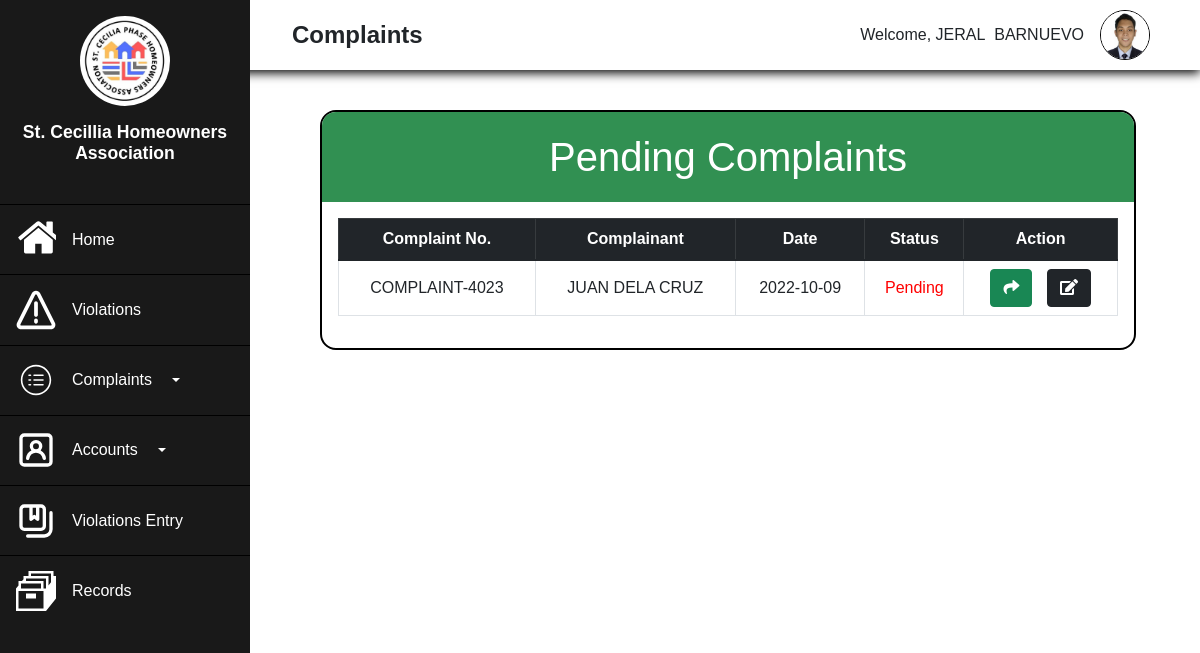
The page /Admin/Admin-Complaint.php (signed in) on the database its author committed.
### tables this page shows
CREATE TABLE `complaint` (
  `Complaint_ID` int(11) NOT NULL,
  `homeownersID` int(11) DEFAULT NULL,
  `adminID` int(11) DEFAULT NULL,
  `Complaint_No` varchar(255) NOT NULL,
  `Complainant_Name` varchar(255) NOT NULL,
  `Complaint_Details` text NOT NULL,
  `Address` varchar(255) NOT NULL,
  `ContactNo` varchar(255) NOT NULL,
  `Attachment` varchar(255) NOT NULL,
  `Date` date NOT NULL DEFAULT current_timestamp(),
  `Status` varchar(255) NOT NULL,
  `Remarks` text NOT NULL,
  `forward_status` text NOT NULL
);

### Admin/Admin-Complaint.php (the view, shortened to what this page needs)
<?php
    require('../connection.php');
?>
<!DOCTYPE html>
<html lang="en">
<head>
    <link rel="stylesheet" href="https://use.fontawesome.com/releases/v5.15.4/css/all.css">
    <link rel="stylesheet" href="realtime.css">
    <link href="https://cdn.jsdelivr.net/npm/bootstrap@5.1.3/dist/css/bootstrap.min.css" rel="stylesheet">
    <link rel="stylesheet" href="Admin-Complaint.css">
    <link rel="stylesheet" type="text/css" href="https://cdnjs.cloudflare.com/ajax/libs/twitter-bootstrap/5.1.3/css/bootstrap.min.css"/>
    <link rel="stylesheet" type="text/css" href="https://cdn.datatables.net/v/bs5/jszip-2.5.0/dt-1.12.1/b-2.2.3/b-colvis-2.2.3/b-html5-2.2.3/b-print-2.2.3/datatables.min.css"/>
</head>
<body>
<?php
    if(!empty($_SESSION['Admin_ID'])){
        $AdminID=$_SESSION['Admin_ID'];
        $result=mysqli_query($conn, "SELECT*FROM admin WHERE Admin_ID='$AdminID'");
        $row=mysqli_fetch_assoc($result);
    }
?>
    <div class="main">
    <div class="side">
        <div class="logo">
            <img src="../Assets/logo.jpg" alt="" width="90px">
            <h2>St. Cecillia Homeowners Association</h2>
        </div>
        <div class="button">
            <ul class="side-button">
                <a href="Admin-Dashboard.php"><button class="buttn">
                    <p>Home</p>
                </button></a>
                <a href="Admin-Violations.php"><button class="buttn">
                    <p>Violations</p>
                </button></a>
                <button type="button" class="buttn buttn-primary dropdown-toggle" data-bs-toggle="dropdown">
                    <p>Complaints</p>
                </button>
                <button type="button" class="buttn buttn-primary dropdown-toggle" data-bs-toggle="dropdown">
                    <p>Accounts</p>
                </button>
                <a href="Violation-Entry.php"><button class="buttn">
                    <p>Violations Entry</p>
                </button></a>
                <a href="Admin-Records.php"><button class="buttn">
                    <svg xmlns="http://www.w3.org/2000/svg" width="16" height="16" viewBox="0 0 16 16"><path fill="#fffff" d="M4 9h4v2H4V9z"/><path fill="#fffff" d="M16 2h-1V0H5v2H3v1.25L2.4 4H1v1.75L0 7v9h12l4-5V2zM2 5h8v2H2V5zm9 10H1V8h10v7zm1-8h-1V4H4V3h8v4zm2-2.5l-1 1.25V2H6V1h8v3.5z"/></svg><p>Records</p>
                </button></a>
            </ul>
        </div>
    </div>
    <div class="top">
        <div class="burger">
            <p>Complaints</p>
        </div>
        <div class="profile">
        <div class="welcome"><p>Welcome, <?php echo $row['FirstName'], "&nbsp;&nbsp;",$row['LastName']; ?></p></div>
        <div class="image" onclick="Dropmenu();">
                <img src="admin-imgs/<?php echo $row['Image_Profile']; ?>" alt="" width="50px">
            </div>
        </div>
    </div>
    <div class="body">
        <div class="container1">
            <div class="title"><h1>Pending Complaints</h1></div>
            <div class="table-complaint">
            <table class="table table-bordered table-hover table-responsive" id="Mytable" style="padding:0;">
                <thead class="table-dark head">
                    <tr>
                    <th class="text-center">Complaint No.</th>
                    <th class="text-center">Complainant</th>
                    <th class="text-center">Date</th>
                    <th class="text-center">Status</th>
                    <th class="text-center">Action</th>
                    </tr>
                </thead>
                <?php
        if(!empty($_SESSION['Admin_ID'])){
        $query=mysqli_query($conn,"SELECT complaint.Complaint_ID, complaint.Complaint_No, complaint.Complainant_Name, complaint.Complaint_Details,complaint.Address,
        complaint.ContactNo, complaint.Address, complaint.Date, complaint.Status, complaint.forward_status, homeowners.First_Name,homeowners.Last_Name FROM complaint INNER JOIN homeowners
        ON complaint.homeownersID=homeowners.Homeowners_ID WHERE (complaint.Status='Pending' or complaint.Status='In Process') and complaint.forward_status='' ORDER BY complaint.Complaint_ID DESC");
        while($row1=mysqli_fetch_assoc($query)){
        ?>
                <tbody>
                    <tr>
                    <td  data-bs-toggle="modal" data-bs-target="#viewdetails<?php echo $row1['Complaint_ID'] ?>" style="cursor:pointer;"><?php echo $row1['Complaint_No'] ?></td>
                    <td  data-bs-toggle="modal" data-bs-target="#viewdetails<?php echo $row1['Complaint_ID'] ?>" style="cursor:pointer;"><?php echo $row1['Complainant_Name'] ?></td>
                    <td  data-bs-toggle="modal" data-bs-target="#viewdetails<?php echo $row1['Complaint_ID'] ?>" style="cursor:pointer;"><?php echo $row1['Date'] ?></td>
                    <td data-bs-toggle="modal" data-bs-target="#viewdetails<?php echo $row1['Complaint_ID'] ?>" style="cursor:pointer; color:red;"><?php echo $row1['Status'] ?></td>
                    <td class=""><div class="div" style="display:flex; justify-content:center; gap:.9rem;"><button class="btn btn-success" data-bs-toggle="modal" data-bs-target="#forward<?php echo $row1['Complaint_ID']; ?>"  ><i class="fas fa-share"></i>
                                </button><button class="btn btn-dark" data-bs-toggle="modal" data-bs-target="#action<?php echo $row1['Complaint_ID']; ?>"><i class="fas fa-edit"></i></button></div></td>
                    </tr>
                </tbody>
                <?php
                    }
                    }
                ?>
            </table>
            </div>
        </div>
    </div>
</div>
</body>
</html>

### Admin/realtime.css (style rules this page uses)
* { box-sizing: border-box; margin:0; padding:0; font-family: 'Poppins', sans-serif; }
:root { --side:#191919; --top:#ffffff; --body:#ffffff; --font-text:#000000; --main-color:#59CE8F; --secondary:#319052; --hover:#65C18C; }
.main { display: grid; grid-template-columns: 250px 1fr; grid-template-rows: 100px 1fr; grid-template-areas: "side head head" "side body body" "side body body"; height: 100%; width: 100%; }
.side { grid-area:side; display: flex; flex-direction: column; align-items: center; gap:1rem; background:var(--side); padding:0; width:100%; min-height: 100vh; max-width: 250px; z-index: 999; position: fixed; top:0; left:0; }
.side>.logo { display: flex; flex-direction: column; align-items: center; justify-content: center; text-align: center; gap:1rem; padding:1rem; }
.side>.logo>h2 { font-size:1.1rem; font-weight: 600; color: #FFFFFF; }
.side>.logo>img { border-radius:100%; }
svg { fill:#FFFFFF; width: 40px; height: 50px; }
.side-button { padding:0; margin:0; display: flex; flex-direction: column; }
.button { width: 100%; }
.buttn { width: 100%; padding:.6rem; background-color:var(--side); color:#FFFFFF; border-top:1px solid black; border-left:none; border-right:none; border-bottom: none; display:flex; align-items: center; transition: .5s; }
.button>.side-button>a { text-decoration: none; }
.button>.side-button>a>.buttn { display: flex; align-items: center; justify-content: flex-start; gap:1rem; font-size: 1rem; text-align:center; padding-left:1rem; }
.button>.side-button>a>.buttn>p { padding:0; margin:0; }
.buttn { display: flex; align-items: center; padding-left:1rem; gap:1rem; font-size: 1rem; text-align:center; }
.buttn>p { margin:0; padding:0; }
.top { grid-area:head; display: flex; align-items: center; justify-content: space-between; padding: 1rem 1rem; background:var(--top); box-shadow:0 3px 10px black ; position: fixed; top:0; left:0; height:80px; z-index:90; width:100%; height: 70px; padding-left:260px; padding-right:50px; }
.burger { display: flex; flex-direction: row; align-items: center; gap:1rem; padding-left:2rem; }
.top>.profile { display: flex; align-items: center; gap:1rem; }
.top>.burger>p { margin:0; font-weight: 600; font-size: 1.5rem; }
.top>.profile>.welcome { display: flex; align-items: center; justify-content: center; }
.top>.profile>.welcome>p { margin:0; }
.top>.profile>.image { border: 1px black solid; width: 50px; height: 50px; border-radius: 100%; position: relative; overflow: hidden; cursor:pointer; transition:1s; }
.top>.profile>.image>img { position: absolute; top:0; left:0; width: 100%; height: 100%; object-fit:cover; }
.body { display: flex; align-items: flex-start; justify-content: flex-start; flex-direction: column; padding:4rem; background-color: #ffffff; width: 100%; min-height: 100vh; padding-left:320px; padding-top: 110px; overflow: scroll; position:absolute; }
.table { width: 100%; height: 100%; max-height: 400px; background-color: #FFFFFF; padding:1.5rem; margin:0; overflow: scroll; }
thead { vertical-align: middle; text-align: center; border: 1px solid black; }
tbody { vertical-align: middle; text-align: center; }
.table-responsive { padding:0; }
tr { padding:0; vertical-align: middle; }

### Admin/Admin-Complaint.css (style rules this page uses)
.container1 { background-color: #ffffff; padding-left:0; width: 100%; max-width: 1200px; border: 2px solid black; border-radius:1rem; overflow: hidden; }
.container1>.title { width: 100%; height: 90px; background-color: #319052; display: flex; align-items: center; justify-content: center; }
.container1>.title>h1 { text-align: center; color:#ffffff; margin:0; }
#Mytable { padding:1rem; }
.table-complaint { padding:1rem; overflow-y: scroll; }
#Mytable>tbody { text-align: center; }

### rows shown on the page
complaint: Complaint_No "COMPLAINT-4023", Complainant_Name "JUAN DELA CRUZ", Date "2022-10-09", Status "Pending"

### other values the page prints
$row['FirstName'] "JERAL"
$row['LastName'] "BARNUEVO"
